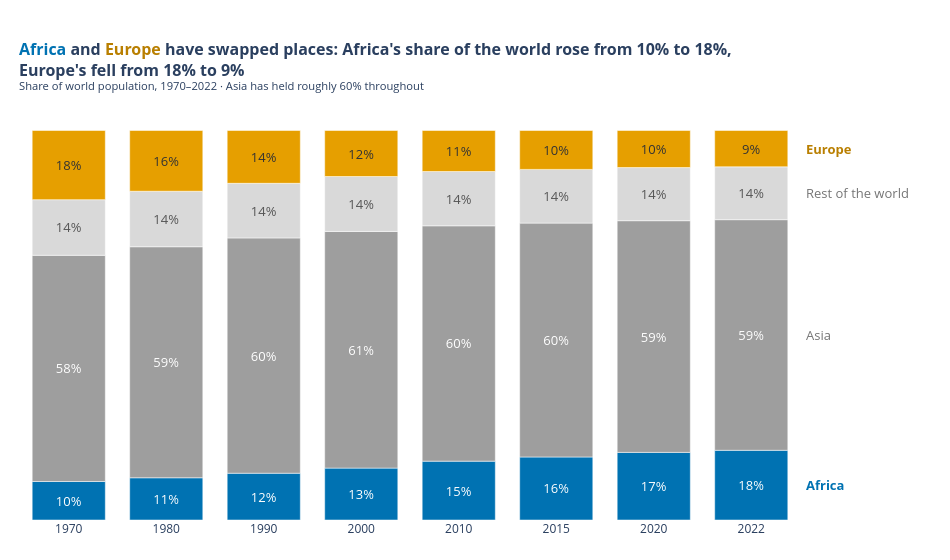

The notebook cell this image was saved under:
### Markdown cell above
**Chart choice & justification:** *Which chart did you choose, and why? Justify design choices.

**100% stacked bar chart.** The question is about shares of a whole changing over time; 100% stacked bars hold the total fixed, so only the composition changes.

*Design:* The two stories sit on the two straight edges: Africa (rising, blue) on the bottom baseline and Europe (falling, orange) on top, so both are read against a flat edge, while Asia and the rest of the world are grey context. Every segment is labelled and the groups are named next to the last bar instead of a legend, so the y-axis is removed. The bars are the dataset's eight snapshot years, so the gaps after 2010 are shorter (5, 5 and 2 years).

### Code cell
# Q7
BLUE, ORANGE, GREY, LIGHT_GREY = '#0072B2', '#E69F00', '#9E9E9E', '#D9D9D9'

q7 = df_long.assign(Group=np.where(df_long['Continent'].isin(['Africa', 'Asia', 'Europe']),
                                   df_long['Continent'], 'Rest of the world'))
q7 = q7.groupby(['Year', 'Group'], as_index=False)['Population'].sum()
q7['Share'] = q7['Population'] / q7.groupby('Year')['Population'].transform('sum') * 100
q7['Year'] = q7['Year'].astype(str)                     # the 8 snapshot years as categories

share = q7.pivot(index='Year', columns='Group', values='Share')
stack = ['Africa', 'Asia', 'Rest of the world', 'Europe']    # bottom → top: the two stories sit on the two flat edges

fig = px.bar(q7, x='Year', y='Share', color='Group', category_orders={'Group': stack},
             color_discrete_map={'Africa': BLUE, 'Asia': GREY, 'Rest of the world': LIGHT_GREY, 'Europe': ORANGE},
             hover_data={'Share': ':.1f', 'Population': ':,'}, template='plotly_white')

fig.update_traces(texttemplate='%{y:.0f}%', textposition='inside', insidetextanchor='middle', textfont=dict(size=13))
fig.update_traces(selector=dict(name='Africa'), textfont_color='white')
fig.update_traces(selector=dict(name='Asia'), textfont_color='white')
fig.update_traces(selector=dict(name='Rest of the world'), textfont_color='#555555')
fig.update_traces(selector=dict(name='Europe'), textfont_color='#333333')

# Direct labels next to the last bar instead of a legend
last = share.loc['2022', stack]
for group, mid in zip(stack, last.cumsum() - last / 2):
    color = {'Africa': BLUE, 'Europe': '#B97F00'}.get(group, '#757575')
    fig.add_annotation(xref='paper', x=1, y=mid, text=f'<b>{group}</b>' if group in ('Africa', 'Europe') else group,
                       xanchor='left', xshift=4, showarrow=False, font=dict(size=13, color=color))

a0, a1 = share.loc['1970', 'Africa'], share.loc['2022', 'Africa']
e0, e1 = share.loc['1970', 'Europe'], share.loc['2022', 'Europe']
fig.update_xaxes(title=None, type='category')         # otherwise Plotly reads '1970' as a number
fig.update_yaxes(visible=False)
fig.update_layout(
    title=dict(text=f"<b><span style='color:{BLUE}'>Africa</span> and <span style='color:#B97F00'>Europe</span> have swapped places: "
                    f"Africa's share of the world rose from {a0:.0f}% to {a1:.0f}%,<br>Europe's fell from {e0:.0f}% to {e1:.0f}%</b>"
                    "<br><sup>Share of world population, 1970–2022 · Asia has held roughly 60% throughout</sup>",
               x=0.02, xanchor='left', font=dict(size=16)),
    showlegend=False, bargap=0.25, width=950, height=560, margin=dict(l=20, r=150, t=110, b=40))
fig.show()

### Figure 1 — Plotly figure (JSON) as saved in the notebook; plotly's stock layout.template omitted (floating-point values rounded to 4 significant figures)
{"data": [{"customdata": [[365444348], [481536377], [638150629], [818946032], [1055228072], [1201102442], [1360671810], [1426730932]], "hovertemplate": "Group=Africa<br>Year=%{x}<br>Share=%{y:.1f}<br>Population=%{customdata[0]:,}<extra></extra>", "insidetextanchor": "middle", "legendgroup": "Africa", "marker": {"color": "#0072B2", "pattern": {"shape": ""}}, "name": "Africa", "orientation": "v", "showlegend": true, "textfont": {"color": "white", "size": 13}, "textposition": "inside", "texttemplate": "%{y:.0f}%", "type": "bar", "x": ["1970", "1980", "1990", "2000", "2010", "2015", "2020", "2022"], "xaxis": "x", "y": [9.893, 10.84, 12.01, 13.32, 15.11, 16.18, 17.36, 17.89], "yaxis": "y"}, {"customdata": [[2144906290], [2635334228], [3210563577], [3735089604], [4220041327], [4458250182], [4663086535], [4721383274]], "hovertemplate": "Group=Asia<br>Year=%{x}<br>Share=%{y:.1f}<br>Population=%{customdata[0]:,}<extra></extra>", "insidetextanchor": "middle", "legendgroup": "Asia", "marker": {"color": "#9E9E9E", "pattern": {"shape": ""}}, "name": "Asia", "orientation": "v", "showlegend": true, "textfont": {"color": "white", "size": 13}, "textposition": "inside", "texttemplate": "%{y:.0f}%", "type": "bar", "x": ["1970", "1980", "1990", "2000", "2010", "2015", "2020", "2022"], "xaxis": "x", "y": [58.06, 59.32, 60.41, 60.76, 60.43, 60.05, 59.48, 59.21], "yaxis": "y"}, {"customdata": [[527862032], [633002607], [745156662], [866926644], [972901665], [1023921529], [1069700062], [1082151298]], "hovertemplate": "Group=Rest of the world<br>Year=%{x}<br>Share=%{y:.1f}<br>Population=%{customdata[0]:,}<extra></extra>", "insidetextanchor": "middle", "legendgroup": "Rest of the world", "marker": {"color": "#D9D9D9", "pattern": {"shape": ""}}, "name": "Rest of the world", "orientation": "v", "showlegend": true, "textfont": {"color": "#555555", "size": 13}, "textposition": "inside", "texttemplate": "%{y:.0f}%", "type": "bar", "x": ["1970", "1980", "1990", "2000", "2010", "2015", "2020", "2022"], "xaxis": "x", "y": [14.29, 14.25, 14.02, 14.1, 13.93, 13.79, 13.65, 13.57], "yaxis": "y"}, {"customdata": [[655923991], [692527159], [720320797], [726093423], [735613934], [741535608], [745792196], [743147538]], "hovertemplate": "Group=Europe<br>Year=%{x}<br>Share=%{y:.1f}<br>Population=%{customdata[0]:,}<extra></extra>", "insidetextanchor": "middle", "legendgroup": "Europe", "marker": {"color": "#E69F00", "pattern": {"shape": ""}}, "name": "Europe", "orientation": "v", "showlegend": true, "textfont": {"color": "#333333", "size": 13}, "textposition": "inside", "texttemplate": "%{y:.0f}%", "type": "bar", "x": ["1970", "1980", "1990", "2000", "2010", "2015", "2020", "2022"], "xaxis": "x", "y": [17.76, 15.59, 13.55, 11.81, 10.53, 9.987, 9.514, 9.32], "yaxis": "y"}], "layout": {"annotations": [{"font": {"color": "#0072B2", "size": 13}, "showarrow": false, "text": "<b>Africa</b>", "x": 1, "xanchor": "left", "xref": "paper", "xshift": 4, "y": 8.947}, {"font": {"color": "#757575", "size": 13}, "showarrow": false, "text": "Asia", "x": 1, "xanchor": "left", "xref": "paper", "xshift": 4, "y": 47.5}, {"font": {"color": "#757575", "size": 13}, "showarrow": false, "text": "Rest of the world", "x": 1, "xanchor": "left", "xref": "paper", "xshift": 4, "y": 83.89}, {"font": {"color": "#B97F00", "size": 13}, "showarrow": false, "text": "<b>Europe</b>", "x": 1, "xanchor": "left", "xref": "paper", "xshift": 4, "y": 95.34}], "bargap": 0.25, "barmode": "relative", "height": 560, "legend": {"title": {"text": "Group"}, "tracegroupgap": 0}, "margin": {"b": 40, "l": 20, "r": 150, "t": 110}, "showlegend": false, "title": {"font": {"size": 16}, "text": "<b><span style='color:#0072B2'>Africa</span> and <span style='color:#B97F00'>Europe</span> have swapped places: Africa's share of the world rose from 10% to 18%,<br>Europe's fell from 18% to 9%</b><br><sup>Share of world population, 1970–2022 · Asia has held roughly 60% throughout</sup>", "x": 0.02, "xanchor": "left"}, "width": 950, "xaxis": {"anchor": "y", "domain": [0, 1], "title": {}, "type": "category"}, "yaxis": {"anchor": "x", "domain": [0, 1], "title": {"text": "Share"}, "visible": false}}}
